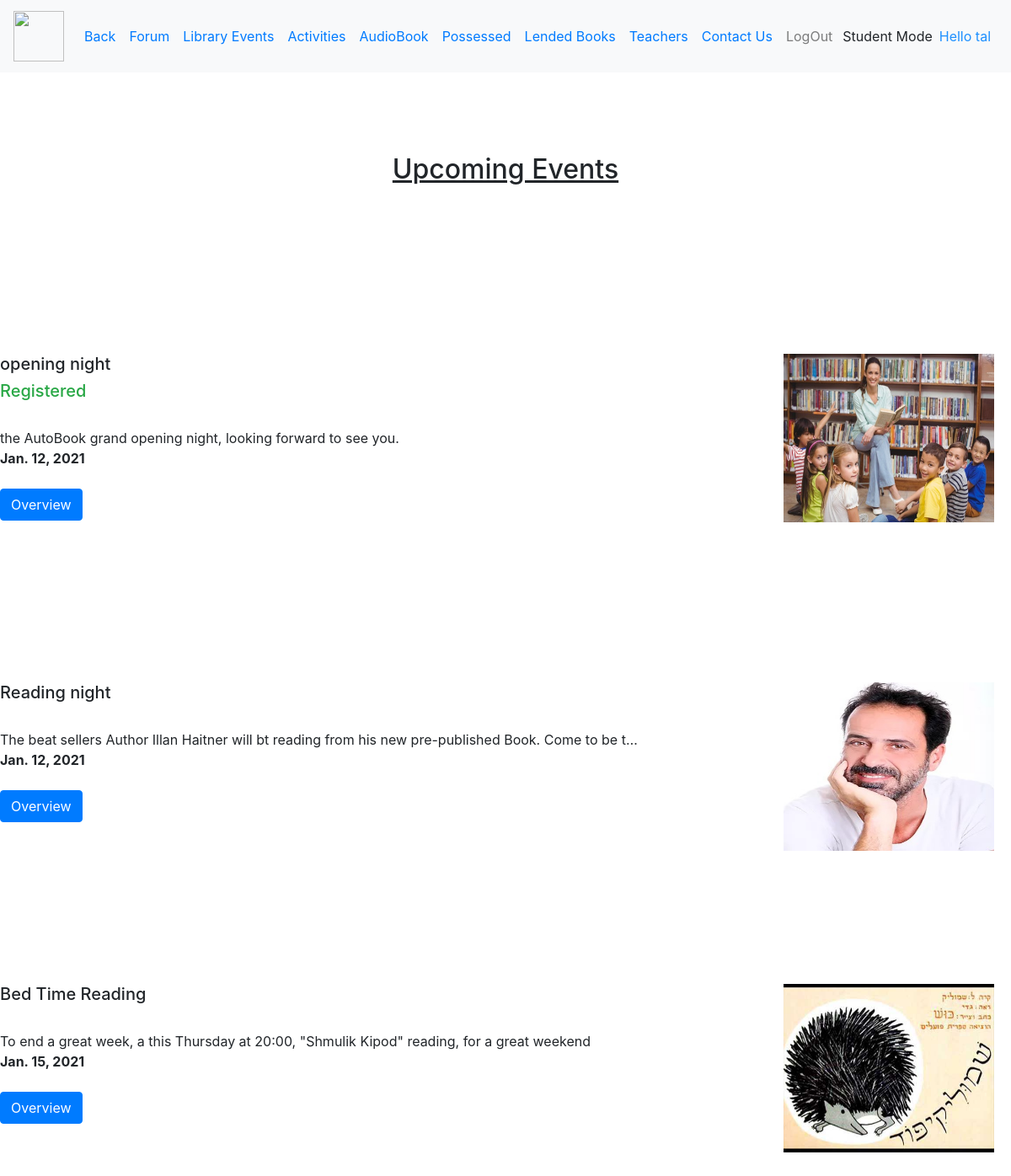
/Me/Student/Events/ (signed in), run on the app's committed database.
### homepage/models.py (models this page shows, shortened)
class Event (models.Model):
    title = models.CharField(max_length=150)
    text = models.TextField(max_length=500)
    image = models.ImageField(upload_to='home/images', default='home/images/defult2.jpg')
    date = models.DateField()
    link = models.URLField(max_length=200,null=True,default=None,blank=True)
    registerstudent = models.ManyToManyField(Student, blank=True)

### mepage/views.py (the view)
# urls.py: path('Student/Events/', views.mestudentevents, name="mestudentevents"),
@user_passes_test(is_student)
def mestudentevents(request):
    try:
        events = HomePage.objects.all()[0].events.all()
    except:
        events = None
    return render(request, 'mepage/student/events.html',{"events":events})

### mepage/views.py (called while the page is built)
def is_student(user):
    try:
        return user.is_authenticated and user.student is not None
    except Student.DoesNotExist:
        return False

### book_catalog/templates/mepage/student/events.html (shortened to what this page needs)
{% extends "mepage/student/stylestudent.html" %}
{% block content %}
    <br><br>
{% if events|length == 0 %}
    <br><br>
    <h2 align="center"><u>There Are No Upcoming Events.</u></h2>
    {% else %}
    <br><br>
    <h2 align="center"><u>Upcoming Events</u></h2>
   {% for event in events %}
	<tr>
        {% if event.link != None %}
			</tr><br><br><br><br><br><br><br><br>
    <td>
        <td><tr align="left"><a href={{ event.link }} target="_blank"><img src="{{ event.image.url }}" height="200" width="250" align="right" hspace="20"></a></tr></td>
        {% else %}
    </tr><br><br><br><br><br><br><br><br>
    <td>
			<td><tr align="left"><img src="{{ event.image.url }}" height="200" width="250" align="right" hspace="20"></tr></td>
		{% endif %}
			<td><tr align="right" width="1000"><h5>{{ event.title }}
            {% if request.user.student in event.registerstudent.all %}
               <h5 class="text-success"> Registered</h5>
                {% endif %}
            </h5><br>{{ event.text|truncatechars:100 }}</tr></td>
	</td>
       <br>
       <b>{{ event.date }}</b>
       <br><br>
       <form method="GET" action="{% url 'registerEvent' event.id %}" name="takeBook">
                        <button class="btn btn-primary" name="posses" onclick="myFunction()" type="submit">Overview</button>
       </form>
    	{% endfor %}
    {% endif %}
    <br>
<br>
<br>
<br>
<br>
<br>
{% endblock %}

### book_catalog/templates/mepage/student/stylestudent.html (shortened to what this page needs)
<!doctype html>
<html lang="en">
  <head>
<link rel="stylesheet" href="https://cdn.jsdelivr.net/npm/bootstrap@4.5.3/dist/css/bootstrap.min.css">
  </head>
<nav class="navbar navbar-expand-lg navbar-light bg-light sticky-top">
    {% load static %}
<a class="navbar-brand" href="{% url "homepage" %}"><img src="{% static 'book_catalog/defult.png' %}" height="60" width="60" href="{% url "homepage" %}"></a>
  <div class="collapse navbar-collapse" id="navbarSupportedContent">
    <ul class="navbar-nav mr-auto">
      <li class="nav-item active">
        <a class="nav-link text-primary" href="{% url "homepage" %}">Back <span class="sr-only" href="{% url "homepage" %}">home</span></a>
      </li>
      <li class="nav-item"  href="{% url "mestudent" %}">
        <a class="nav-link text-primary text size-12" href="{% url "Forum" %}">Forum</a>
      </li>
      <li class="nav-item" href="{% url "mestudentevents" %}">
        <a class="nav-link text-primary" href="{% url 'mestudentevents' %}">Library Events</a>
      </li>
    <li class="nav-item" href="{% url "activity" %}">
        <a class="nav-link text-primary" href="{% url 'activity' %}">Activities</a>
      </li>
    <li class="nav-item" href="{% url "audobooks" %}">
        <a class="nav-link text-primary" href="{% url 'audobooks' %}">AudioBook</a>
      </li>
        {% if user.is_authenticated %}
            <li class="nav-item"  href="{% url "mestudentpossesses" %}">
        <a class="nav-link text-primary text size-12" href="{% url "mestudentpossesses" %}">Possessed</a>
      </li>
            <li class="nav-item" href="{% url "melendedbooks" %}">
        <a class="nav-link text-primary" href="{% url 'melendedbooks' %}">Lended Books</a>
      </li>
            <li class="nav-item" href="{% url "teachers" %}">
        <a class="nav-link text-primary" href="{% url 'teachers' %}">Teachers</a>
      </li>
            <li class="nav-item" href="{% url "contact" %}">
        <a class="nav-link text-primary" href="{% url 'contact' %}">Contact Us</a>
      </li>
            <li class="nav-item"  href="{% url "logoutuser" %}">
        <a href="#" onclick="$('#signOutBtn').click()" class="nav-link">LogOut</a>
      </li>
        {% endif %}
     </ul>
  <form class="form-inline">
     {% if user.student %}
          <h7 style="text-align:center">Student Mode </h7> &ensp;
      {% elif user.adult %}
      <h7 style="text-align:center">Adult Mode </h7> &ensp;
      {% elif user.superuser %}
      <h7 style="text-align:center">Admin Mode </h7> &ensp;
{% endif %}
      </form>
  <form class="form-inline">
      {% if user.is_authenticated %}
          <h7 style="color: dodgerblue">Hello {{ user.username }} </h7> &ensp;
{% endif %}
  </form>
  </div>
</nav>
{%  block content %}{% endblock %}
</html>

### data on the page
Event: image (picture), title "opening night", shows "Registered", text "the AutoBook grand opening night, looking forward to see you.", date "Jan. 12, 2021"
Event: image (picture), title "Reading night", text "The beat sellers Author Illan Haitner will bt reading from his new pre-published Book. Come to be t…", date "Jan. 12, 2021"
Event: image (picture), title "Bed Time Reading", text "To end a great week, a this Thursday at 20:00, \"Shmulik Kipod\" reading, for a great weekend", date "Jan. 15, 2021"

### other printed values
{{ user.username }} "tal"
